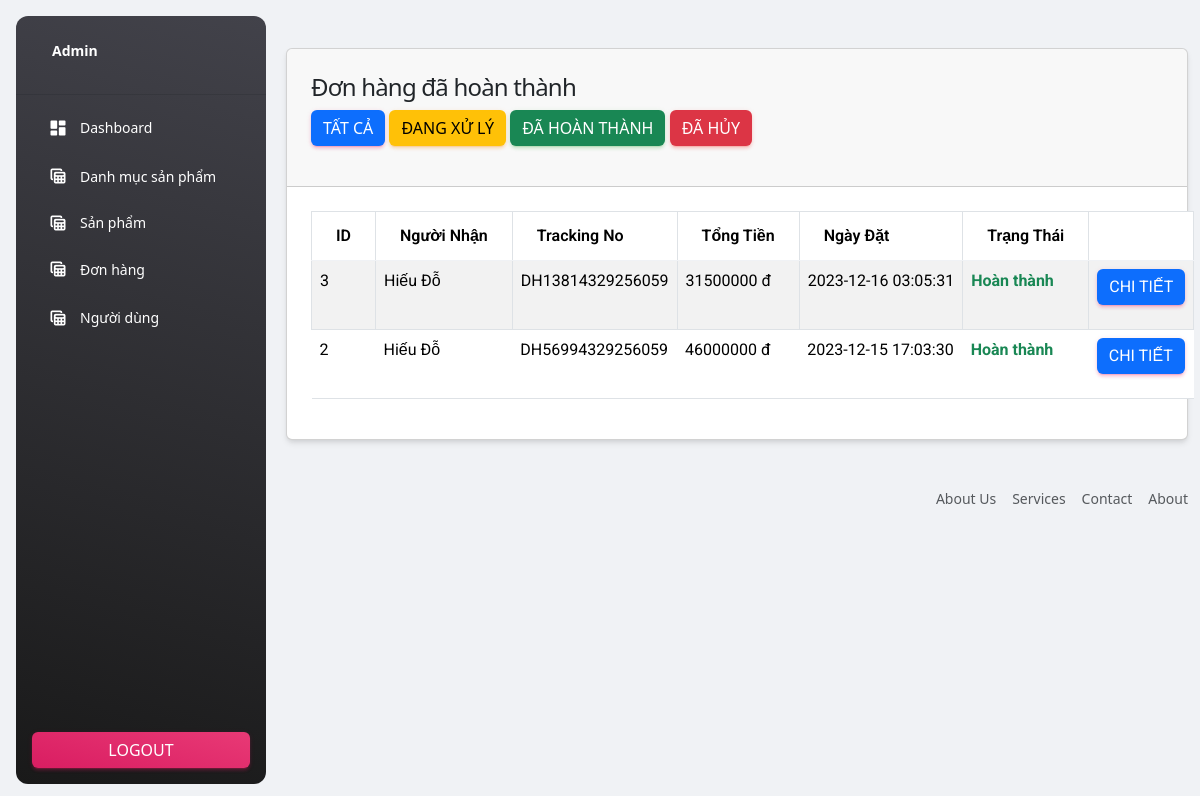
The page /admin/order-success.php (signed in) on the database its author committed.
### tables this page shows
CREATE TABLE `orders` (
  `id` int(11) NOT NULL,
  `tracking_no` varchar(200) NOT NULL,
  `user_id` int(11) NOT NULL,
  `name` varchar(200) NOT NULL,
  `email` varchar(200) NOT NULL,
  `phone` varchar(50) NOT NULL,
  `address` mediumtext NOT NULL,
  `pincode` varchar(200) NOT NULL,
  `total_price` int(11) NOT NULL,
  `payment_mode` varchar(200) NOT NULL,
  `payment_id` varchar(200) NOT NULL,
  `status` tinyint(4) NOT NULL DEFAULT 0,
  `comments` varchar(500) NOT NULL,
  `create_at` timestamp NOT NULL DEFAULT current_timestamp()
);

### admin/order-success.php (the view, shortened to what this page needs)
<?php
include('includes/header.php');
include '../config/connect.php';
$getOrders = $pdo->prepare("SELECT o.* FROM orders o WHERE status = '1' ORDER BY id DESC");
$getOrders -> execute();
$orders = $getOrders -> fetchAll(PDO::FETCH_ASSOC);
?>
<div class="container">
    <div class="row mt-3">
        <div class="col-md-12">
            <div class="card">
                <div class="card-header">
                    <h4>Đơn hàng đã hoàn thành</h4>
                    <a class="btn-primary btn" href="orders.php">Tất cả</a>
                    <a class="btn-warning btn" href="order-xuly.php">Đang xử lý</a>
                    <a class="btn btn-success" href="order-success.php">Đã Hoàn thành</a>
                    <a class="btn btn-danger" href="order-huy.php">Đã Hủy</a>
                </div>
                <div class="card-body">
                    <table class="table table-bordered table-striped">
                        <thead>
                        <tr>
                            <th>ID</th>
                            <th>Người nhận</th>
                            <th>Tracking No</th>
                            <th>Tổng tiền</th>
                            <th>Ngày đặt</th>
                            <th>Trạng thái</th>
                            <th></th>
                        </tr>
                        </thead>
                        <tbody>
                        <?php
                        if (count($orders)>0){
                            foreach ($orders as $item)
                            {
                                ?>
                                <tr>
                                    <td><?=$item['id']?></td>
                                    <td><?=$item['name']?></td>
                                    <td><?=$item['tracking_no']?></td>
                                    <td><?=$item['total_price']?> đ</td>
                                    <td><?=$item['create_at']?></td>
                                    <td>
                                        <?php
                                        if ($item['status']== 0){
                                            echo "<span class='text-warning fw-bold'>Đang xử lý</span>";
                                        } else if ($item['status'] == 1){
                                            echo "<span class='text-success fw-bold'>Hoàn thành</span>";
                                        }else if($item['status'] == 2)
                                        {
                                            echo "<span class='text-danger fw-bold'>Đã hủy</span>";
                                        }
                                        ?>
                                    </td>
                                    <td><a href="view-order.php?t=<?=$item['tracking_no']?>" class="btn btn-primary">Chi tiết</a></td>
                                </tr>
                                <?php
                            }
                        }else{
                            ?>
                            <tr>
                                <td colspan="7">Chưa có đơn hàng nào</td>
                            </tr>
                            <?php
                        }
                        ?>
                        </tbody>
                    </table>
                </div>
            </div>
        </div>
    </div>
</div>
<?php include 'includes/footer.php'?>

### rows shown on the page
orders: id "3", name "Hiếu Đỗ", tracking_no "DH13814329256059", total_price "31500000", create_at "2023-12-16 03:05:31", status "Hoàn thành"
orders: id "2", name "Hiếu Đỗ", tracking_no "DH56994329256059", total_price "46000000", create_at "2023-12-15 17:03:30", status "Hoàn thành"
